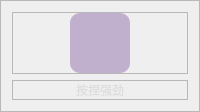
                            <widget class="QFrame" name="frame_217">
                             <property name="frameShape">
                              <enum>QFrame::Shape::StyledPanel</enum>
                             </property>
                             <property name="frameShadow">
                              <enum>QFrame::Shadow::Raised</enum>
                             </property>
                             <layout class="QVBoxLayout" name="verticalLayout_107">
                              <item>
                               <widget class="QFrame" name="frame_218">
                                <property name="frameShape">
                                 <enum>QFrame::Shape::StyledPanel</enum>
                                </property>
                                <property name="frameShadow">
                                 <enum>QFrame::Shadow::Raised</enum>
                                </property>
                                <layout class="QHBoxLayout" name="horizontalLayout_133">
                                 <property name="spacing">
                                  <number>0</number>
                                 </property>
                                 <property name="leftMargin">
                                  <number>0</number>
                                 </property>
                                 <property name="topMargin">
                                  <number>0</number>
                                 </property>
                                 <property name="rightMargin">
                                  <number>0</number>
                                 </property>
                                 <property name="bottomMargin">
                                  <number>0</number>
                                 </property>
                                 <item>
                                  <widget class="QPushButton" name="btn5">
                                   <property name="sizePolicy">
                                    <sizepolicy hsizetype="Expanding" vsizetype="Preferred">
                                     <horstretch>0</horstretch>
                                     <verstretch>0</verstretch>
                                    </sizepolicy>
                                   </property>
                                   <property name="minimumSize">
                                    <size>
                                     <width>60</width>
                                     <height>60</height>
                                    </size>
                                   </property>
                                   <property name="maximumSize">
                                    <size>
                                     <width>60</width>
                                     <height>60</height>
                                    </size>
                                   </property>
                                   <property name="font">
                                    <font>
                                     <family>微软雅黑</family>
                                     <pointsize>15</pointsize>
                                     <italic>false</italic>
                                     <bold>false</bold>
                                    </font>
                                   </property>
                                   <property name="cursor">
                                    <cursorShape>PointingHandCursor</cursorShape>
                                   </property>
                                   <property name="layoutDirection">
                                    <enum>Qt::LayoutDirection::LeftToRight</enum>
                                   </property>
                                   <property name="styleSheet">
                                    <string notr="true">QPushButton {
	background-image: url(:/forms/icons/heart_rate.png);
	border: no;
    background-position: center;
    background-repeat: no-repeat; 
	border-radius: 10px;
	background-color: rgba(82, 28, 129,0.3);

}

QPushButton:hover {
	background-color: rgb(162, 98, 199);
	border: none;
}</string>
                                   </property>
                                   <property name="text">
                                    <string/>
                                   </property>
                                  </widget>
                                 </item>
                                </layout>
                               </widget>
                              </item>
                              <item>
                               <widget class="QFrame" name="frame_219">
                                <property name="frameShape">
                                 <enum>QFrame::Shape::StyledPanel</enum>
                                </property>
                                <property name="frameShadow">
                                 <enum>QFrame::Shadow::Raised</enum>
                                </property>
                                <layout class="QHBoxLayout" name="horizontalLayout_134">
                                 <property name="spacing">
                                  <number>0</number>
                                 </property>
                                 <property name="leftMargin">
                                  <number>0</number>
                                 </property>
                                 <property name="topMargin">
                                  <number>0</number>
                                 </property>
                                 <property name="rightMargin">
                                  <number>0</number>
                                 </property>
                                 <property name="bottomMargin">
                                  <number>0</number>
                                 </property>
                                 <item>
                                  <widget class="QLabel" name="label_84">
                                   <property name="styleSheet">
                                    <string notr="true">font: 11pt &quot;微软雅黑&quot;;
color: rgb(221, 221, 221);
</string>
                                   </property>
                                   <property name="text">
                                    <string>按捏强劲</string>
                                   </property>
                                   <property name="alignment">
                                    <set>Qt::AlignmentFlag::AlignCenter</set>
                                   </property>
                                  </widget>
                                 </item>
                                </layout>
                               </widget>
                              </item>
                             </layout>
                            </widget>
